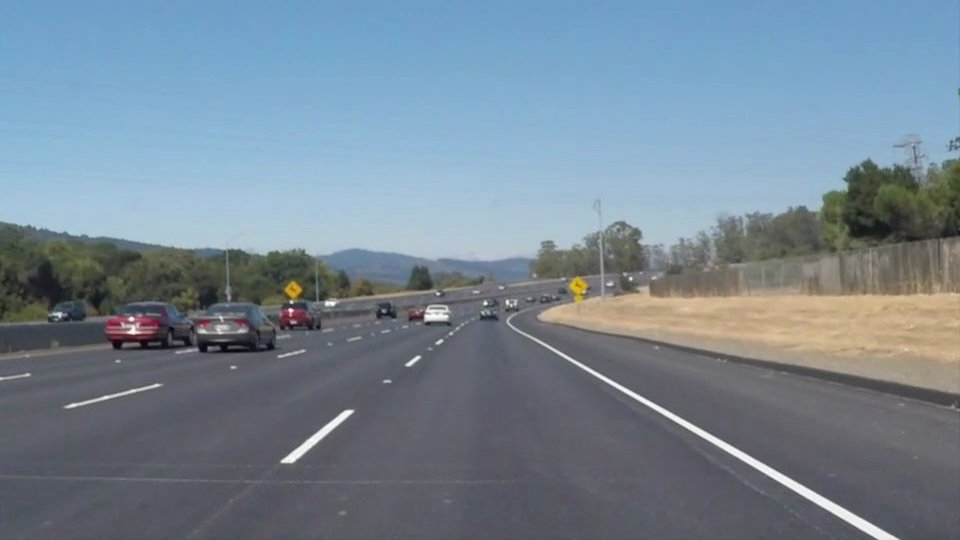
#> input picture test_images/solidWhiteCurve.jpg, 960 x 540 px; its folder holds only this picture in this run
$ jupyter execute --allow-errors FindingLaneLines.ipynb   (shell and % lines are left out)
#> lines starting #> are read from the running program, lines starting #| are printed output that depends on the picture; after the words box and inside, x2 and y2 are one past the last pixel; in counts of white or black regions, pixels touching at a corner belong together
# Self-Driving Car Engineer Nanodegree
## Project: Finding Lane Lines on the Road

By: Santiago Hurtado

[cell 1]
## Import Libraries

[cell 2]
import matplotlib.pyplot as plt
import matplotlib.image as mpimg
import numpy as np
import cv2
import math

## Functions

[cell 3]
def pre_process(img):
    hsv = cv2.cvtColor(img,cv2.COLOR_BGR2HSV)
    threshold = cv2.inRange(hsv,low_boundary,high_boundary)
    return cv2.GaussianBlur(threshold, (kernel_size, kernel_size), 0)

def get_interest_region(img,processed_image):
    edges = cv2.Canny(img, low_threshold, high_threshold)
    mask = np.zeros_like(processed_image)
    # This time we are defining a four sided polygon to mask
    imshape = img.shape
    vertices = np.array([[(50,imshape[0]),(400, 350), (imshape[1]-400, 350), (imshape[1],imshape[0])]], dtype=np.int32)
    cv2.fillPoly(mask, vertices, ignore_mask_color)
    return cv2.bitwise_and(edges,mask)

def anotated_image(img,read_img):
    lines = cv2.HoughLinesP(img, rho, theta, threshold, np.array([]), minLineLength=min_line_length, maxLineGap=max_line_gap)
    draw_lines(read_img, lines,thickness=8)
    return read_img

def read_image(path):
    return mpimg.imread(path)

def draw_lines(img, lines, color=[255, 0, 0], thickness=4):
    # separate lines
    positive_slope = []
    negative_slope = []
    low_y=img.shape[0]
    for l in lines:
        for x1,y1,x2,y2 in l:
            slope =slope = ((y2-y1)/(x2-x1))
            intercept=y1-slope*x1
            if slope > 0:
                positive_slope.append((slope,intercept))
            elif slope < 0:
                negative_slope.append((slope,intercept))
            pass
        pass
    pass
    #cv2.line(img, (x1, y1), (x2, y2), color, thickness)
    # average
    if len(positive_slope) > 0:
        average_positive_slope = sum(i for i,j in positive_slope)/len(positive_slope)
        average_positive_intercept = sum(j for i,j in positive_slope)/len(positive_slope)
        if average_positive_intercept != float("inf") and average_positive_slope!=float("inf"):
            low_x=int((low_y-average_positive_intercept)/average_positive_slope)
            high_x=int((high_y-average_positive_intercept)/average_positive_slope)
            cv2.line(img, (low_x, low_y), (high_x, high_y), color, thickness)

    if len(negative_slope)>0:
        average_negative_slope = sum(i for i,j in negative_slope)/len(negative_slope)
        average_negative_intercept = sum(j for i,j in negative_slope)/len(negative_slope)
        if average_negative_intercept != float("inf") and average_negative_slope!=float("inf"):
            low_x=int((low_y-average_negative_intercept)/average_negative_slope)
            high_x=int((high_y-average_negative_intercept)/average_negative_slope)
            cv2.line(img, (low_x, low_y), (high_x, high_y), color, thickness)
    # y = m*x+b or x=(y-b)/m
    pass

## Pipeline Definition

[cell 4]
def process_image(path):
    image = read_image(path)
    pre_processed_img = pre_process(image)
    interested_region = get_interest_region(image,pre_processed_img)
    return anotated_image(interested_region,image)

## Parameters to be configured

[cell 5]
kernel_size = 5
low_threshold = 50
high_threshold = 150
rho = 2
theta = np.pi/180
threshold = 10
min_line_length = 10
max_line_gap = 2
ignore_mask_color = 255
low_boundary=(0,0,200)
high_boundary=(255,150,255)
# used to set the top boundary mask
high_y=350

# Process a single image
## Show Original Image

[cell 6]
i = 'test_images/solidWhiteRight.jpg'
#> (the rest of this cell did not finish here and is left out)


## Show finded Lines

#> (a cell that did not finish here is left out)


## Process All Test Images

[cell 8]
import os
path = 'test_images/'
#> path = 'test_images/'
for i in os.listdir(path):
    plt.figure()
    plt.title(i)
    result = process_image(path+i)
#> call 3 of read_image, with path = 'test_images/solidWhiteCurve.jpg'
#> in read_image, returned value is the input picture: shape (540, 960, 3); mean R, G, B 118.5, 134.5, 148.1
#> in pre_process, `threshold = cv2.inRange(hsv,low_boundary,high_boundary)`:
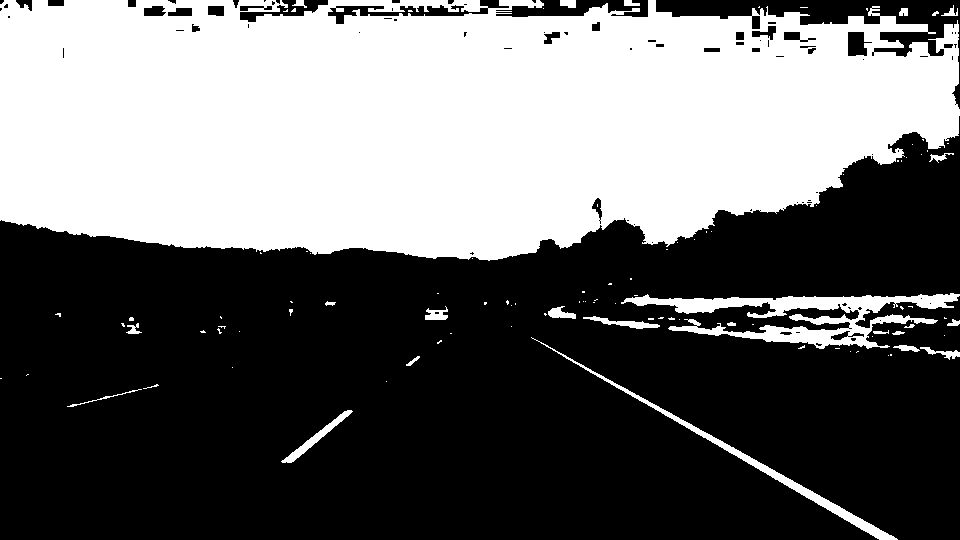
#> threshold: shape (540, 960); 41.8% white; 102 white regions (76 under 20 px), largest, box (x1, y1, x2, y2) and area: (0, 0, 960, 261) 204705, (621, 293, 960, 349) 6766, (531, 337, 898, 540) 2313
#> in pre_process, `return cv2.GaussianBlur(threshold, (kernel_size, kernel_size), 0)`:
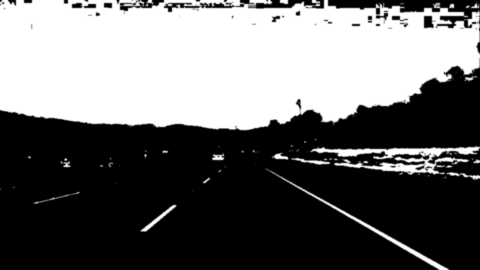
#> returned value: shape (540, 960) (shown at 1/2 size); min 0, max 255, mean 106.6
#> in get_interest_region, `edges = cv2.Canny(img, low_threshold, high_threshold)`:
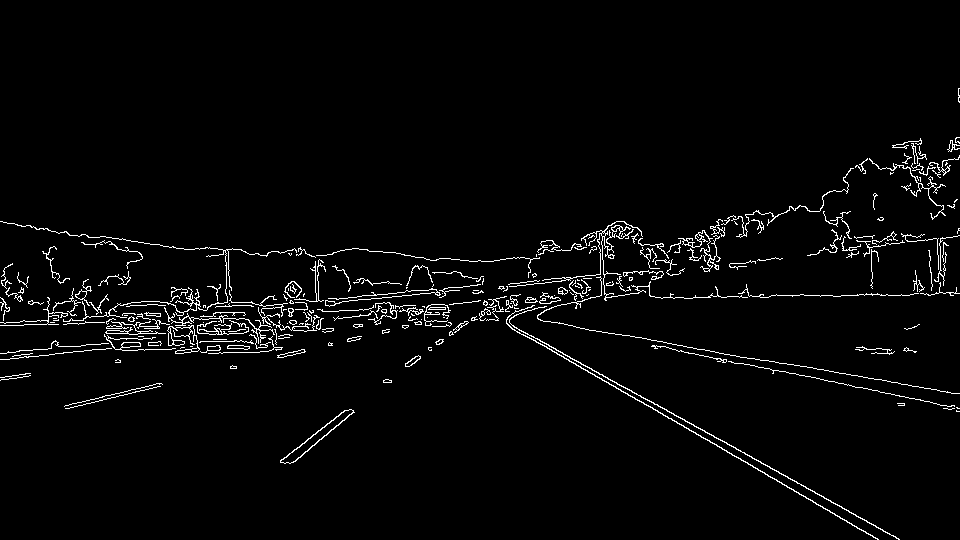
#> edges: shape (540, 960); 2.8% white in thin lines or dots, all inside (x1, y1, x2, y2) = (0, 88, 960, 540)
#> in get_interest_region, `cv2.fillPoly(mask, vertices, ignore_mask_color)`:
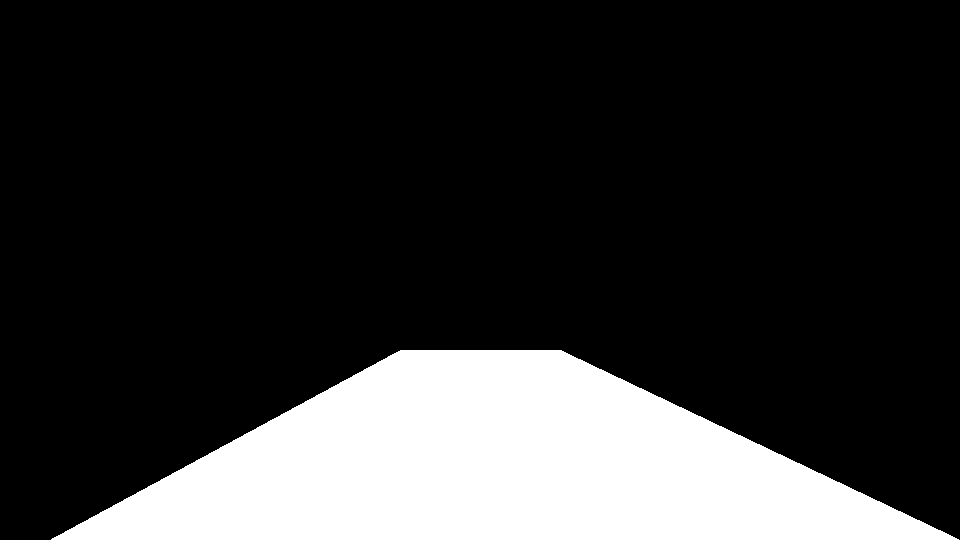
#> mask: shape (540, 960); 19.6% white; 1 white region, box (x1, y1, x2, y2) and area: (51, 350, 959, 540) 101740
#> in get_interest_region, `return cv2.bitwise_and(edges,mask)`:
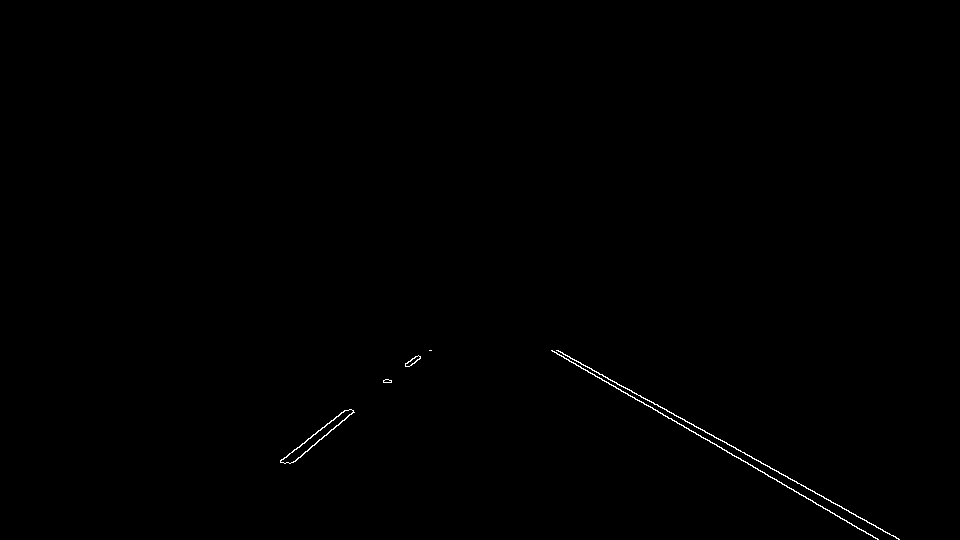
#> returned value: shape (540, 960); 0.26% white in thin lines or dots, all inside (x1, y1, x2, y2) = (280, 350, 900, 540)
#> in anotated_image, `lines = cv2.HoughLinesP(img, rho, theta, threshold, np.array([]), minL..`: lines = [[551, 350, 878, 539], [557, 350, 899, 539], [409, 366, 420, 357], [552, 350, 798, 492], [405, 364, 416, 356], [280, 460, 334, 419], [293, 462, 353, 412], [657, 404, 855, 514], [326, 424, 339, 415], [302, 454, 324, 435], [335, 417, 345, 410], [285, 457, 305, 442]]
#> the loop in draw_lines, `for l in lines:` made 12 passes
#> after the loop in draw_lines, `for l in lines:`: negative_slope = [(-0.818, 700.6), (-0.727, 658.5), (-0.759, 672.6), (-0.833, 706.2), (-0.692, 649.7), (-0.864, 714.8), (-0.7, 651.5), (-0.75, 670.8)]; positive_slope = [(0.578, 31.53), (0.553, 42.18), (0.577, 31.37), (0.556, 39)]
#> in draw_lines, `average_positive_slope = sum(i for i,j in positive_slope)/len(positive..`: average_positive_slope = 0.566
#> in draw_lines, `average_positive_intercept = sum(j for i,j in positive_slope)/len(posi..`: average_positive_intercept = 36.02
#> in draw_lines, `low_x=int((low_y-average_positive_intercept)/average_positive_slope)`: low_x = 890
#> in draw_lines, `high_x=int((high_y-average_positive_intercept)/average_positive_slope)`: high_x = 554
#> in draw_lines, `average_negative_slope = sum(i for i,j in negative_slope)/len(negative..`: average_negative_slope = -0.768
#> in draw_lines, `average_negative_intercept = sum(j for i,j in negative_slope)/len(nega..`: average_negative_intercept = 678.1
#> in draw_lines, `low_x=int((low_y-average_negative_intercept)/average_negative_slope)`: low_x = 179
#> in draw_lines, `high_x=int((high_y-average_negative_intercept)/average_negative_slope)`: high_x = 427
    plt.imshow(result)

$ run again, on test_images/whiteCarLaneSwitch.jpg
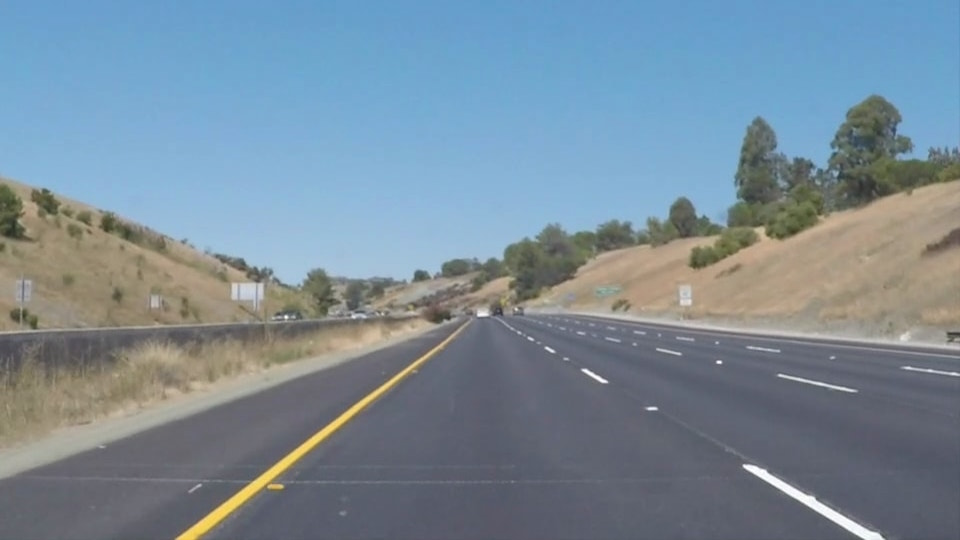
#> input picture test_images/whiteCarLaneSwitch.jpg, 960 x 540 px
#> path = 'test_images/'
#> in read_image, returned value is the input picture: shape (540, 960, 3); mean R, G, B 121.2, 139.4, 152.9
#> hsv: shape (540, 960, 3); mean H, S, V 41.3, 66.5, 160.7
#> in pre_process, `threshold = cv2.inRange(hsv,low_boundary,high_boundary)`:
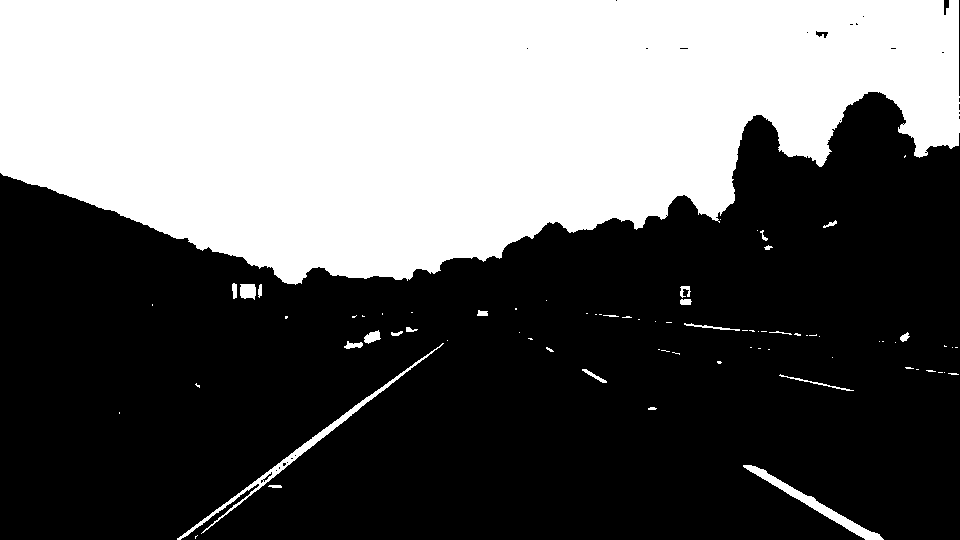
#> threshold: shape (540, 960); 40.2% white; 77 white regions (53 under 20 px), largest, box (x1, y1, x2, y2) and area: (0, 0, 960, 285) 203683, (177, 343, 444, 540) 1660, (743, 465, 884, 540) 1278
#> edges: shape (540, 960); 2.8% white in thin lines or dots, all inside (x1, y1, x2, y2) = (0, 95, 960, 540)
#> mask: shape (540, 960); 19.6% white; 1 white region, box (x1, y1, x2, y2) and area: (51, 350, 959, 540) 101740
#> in get_interest_region, `return cv2.bitwise_and(edges,mask)`:
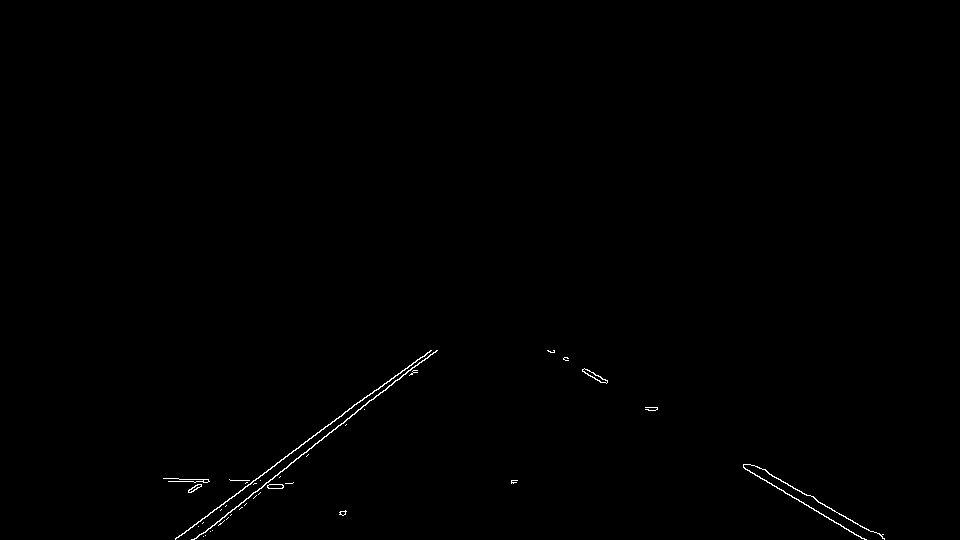
#> returned value: shape (540, 960); 0.33% white in thin lines or dots, all inside (x1, y1, x2, y2) = (163, 350, 885, 540)
#> lines = 31 rows, first 6: [175, 539, 367, 395], [201, 534, 251, 495], [743, 467, 861, 538], [351, 415, 437, 350], [872, 531, 882, 536], [816, 500, 866, 529]
#> the loop in draw_lines, `for l in lines:` made 31 passes
#> after the loop in draw_lines, `for l in lines:`: negative_slope = [(-0.75, 670.2), (-0.78, 690.8), (-0.756, 680.3), (-0.812, 697.6), (-0.818, 696.9), (-0.769, 685.5), (-0.75, 681.8), (-0.7, 665.7), (-0.76, 674.5), (-0.731, 673.8), (-0.714, 673), (-0.818, 698.9), (-0.769, 673.6), (-0.615, 616), (-0.6, 615.4), (-0.789, 692.5)]; positive_slope = [(0.602, 19.94), (0.5, 95), (0.58, 26.72), (0.519, 76.04), (0.598, 21.42), (0.571, 33.29), (0.625, 2.75), (0.579, 34.05), (0.0909, 463.2), (0.6, 20.8), (0.579, 26.74), (0.7, -43.1)]
#> average_positive_slope = 0.545
#> average_positive_intercept = 64.74
#> in draw_lines, `low_x=int((low_y-average_positive_intercept)/average_positive_slope)`: low_x = 871
#> in draw_lines, `high_x=int((high_y-average_positive_intercept)/average_positive_slope)`: high_x = 523
#> average_negative_slope = -0.746
#> average_negative_intercept = 674.2
#> in draw_lines, `low_x=int((low_y-average_negative_intercept)/average_negative_slope)`: low_x = 179
#> in draw_lines, `high_x=int((high_y-average_negative_intercept)/average_negative_slope)`: high_x = 434

$ run again, on test_images/solidYellowCurve.jpg
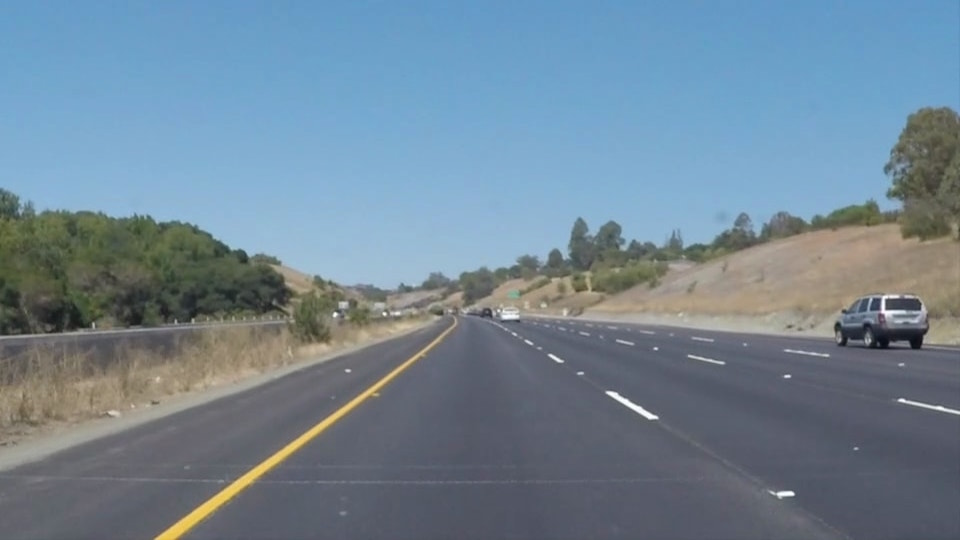
#> input picture test_images/solidYellowCurve.jpg, 960 x 540 px
#> path = 'test_images/'
#> in read_image, returned value is the input picture: shape (540, 960, 3); mean R, G, B 113, 133.4, 149
#> hsv: shape (540, 960, 3); mean H, S, V 35.7, 67.7, 154.4
#> in pre_process, `threshold = cv2.inRange(hsv,low_boundary,high_boundary)`:
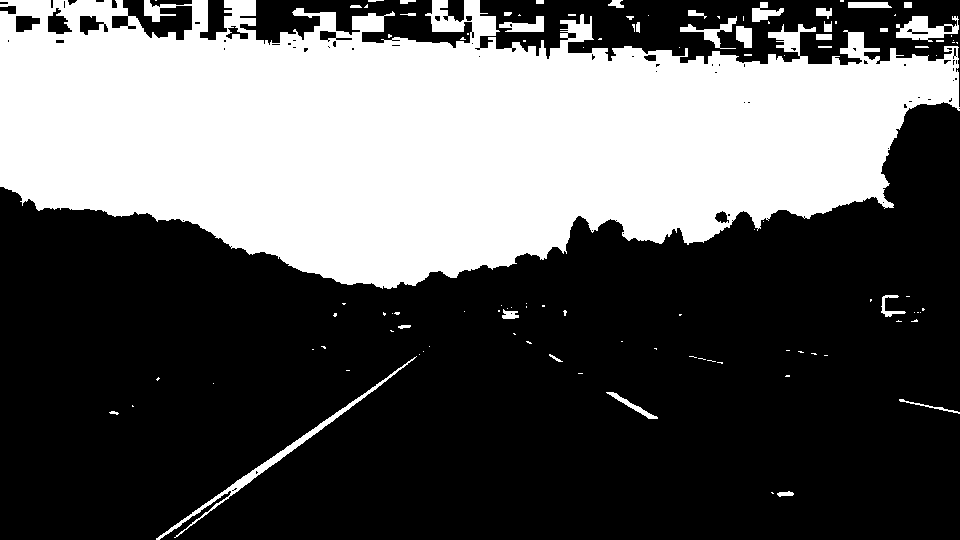
#> threshold: shape (540, 960); 36.8% white; 110 white regions (77 under 20 px), largest, box (x1, y1, x2, y2) and area: (0, 0, 960, 289) 184293, (156, 356, 417, 540) 1621, (896, 16, 959, 42) 840
#> edges: shape (540, 960); 2.5% white in thin lines or dots, all inside (x1, y1, x2, y2) = (0, 107, 960, 540)
#> mask: shape (540, 960); 19.6% white; 1 white region, box (x1, y1, x2, y2) and area: (51, 350, 959, 540) 101740
#> in get_interest_region, `return cv2.bitwise_and(edges,mask)`:
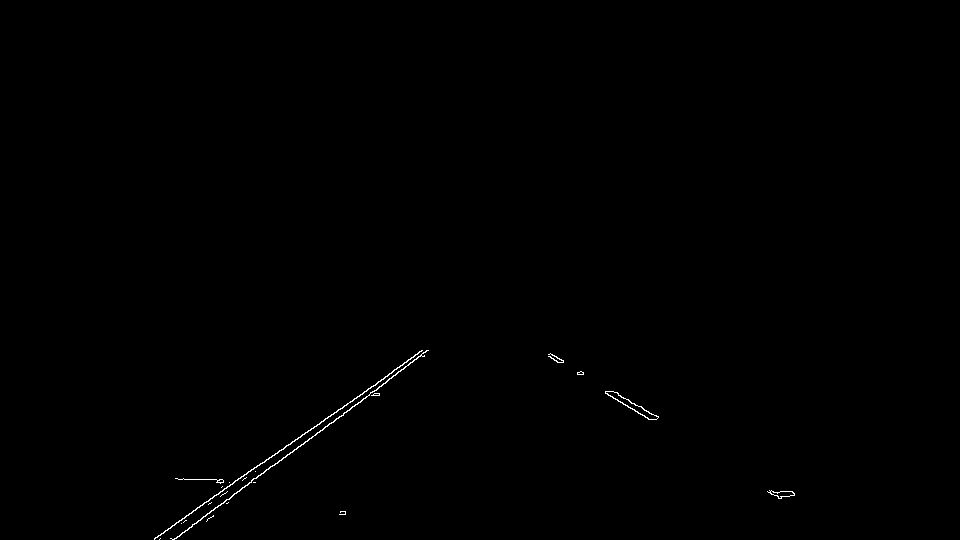
#> returned value: shape (540, 960); 0.26% white in thin lines or dots, all inside (x1, y1, x2, y2) = (154, 350, 795, 540)
#> lines = 24 rows, first 6: [154, 538, 422, 350], [241, 488, 369, 395], [550, 353, 563, 361], [173, 539, 240, 490], [605, 392, 651, 419], [618, 394, 658, 417]
#> the loop in draw_lines, `for l in lines:` made 24 passes
#> after the loop in draw_lines, `for l in lines:`: negative_slope = 17 items, first 6: (-0.701, 646), (-0.727, 663.1), (-0.731, 665.5), (-0.706, 651.4), (-0.724, 661.1), (-0.0455, 527); positive_slope = [(0.615, 14.54), (0.587, 36.89), (0.575, 38.65), (0.605, 27.19), (0.545, 57.09), (0.605, 26.58)]
#> average_positive_slope = 0.589
#> average_positive_intercept = 33.49
#> in draw_lines, `low_x=int((low_y-average_positive_intercept)/average_positive_slope)`: low_x = 860
#> in draw_lines, `high_x=int((high_y-average_positive_intercept)/average_positive_slope)`: high_x = 537
#> average_negative_slope = -0.662
#> average_negative_intercept = 645
#> in draw_lines, `low_x=int((low_y-average_negative_intercept)/average_negative_slope)`: low_x = 158
#> in draw_lines, `high_x=int((high_y-average_negative_intercept)/average_negative_slope)`: high_x = 445
